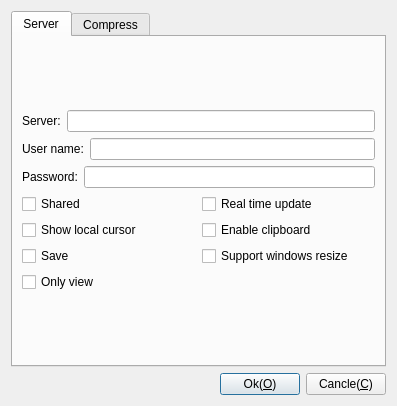
<?xml version="1.0" encoding="UTF-8"?>
<ui version="4.0">
 <class>CDlgSettings</class>
 <widget class="QDialog" name="CDlgSettings">
  <property name="geometry">
   <rect>
    <x>0</x>
    <y>0</y>
    <width>397</width>
    <height>406</height>
   </rect>
  </property>
  <property name="windowTitle">
   <string>Setting TigerVNC</string>
  </property>
  <layout class="QGridLayout" name="gridLayout_4">
   <item row="0" column="0">
    <widget class="QTabWidget" name="tabWidget">
     <property name="currentIndex">
      <number>0</number>
     </property>
     <widget class="QWidget" name="Server">
      <attribute name="title">
       <string>Server</string>
      </attribute>
      <layout class="QGridLayout" name="gridLayout_5">
       <item row="1" column="0">
        <layout class="QHBoxLayout" name="horizontalLayout_3">
         <item>
          <widget class="QLabel" name="label">
           <property name="text">
            <string>Server:</string>
           </property>
          </widget>
         </item>
         <item>
          <widget class="QLineEdit" name="leServer">
           <property name="text">
            <string/>
           </property>
          </widget>
         </item>
        </layout>
       </item>
       <item row="3" column="0">
        <layout class="QHBoxLayout" name="horizontalLayout_2">
         <item>
          <widget class="QLabel" name="label_3">
           <property name="text">
            <string>Password:</string>
           </property>
          </widget>
         </item>
         <item>
          <widget class="QLineEdit" name="lePassword">
           <property name="inputMask">
            <string/>
           </property>
           <property name="text">
            <string/>
           </property>
           <property name="echoMode">
            <enum>QLineEdit::Password</enum>
           </property>
          </widget>
         </item>
        </layout>
       </item>
       <item row="2" column="0">
        <layout class="QHBoxLayout" name="horizontalLayout">
         <item>
          <widget class="QLabel" name="label_2">
           <property name="text">
            <string>User name:</string>
           </property>
          </widget>
         </item>
         <item>
          <widget class="QLineEdit" name="leName"/>
         </item>
        </layout>
       </item>
       <item row="6" column="0">
        <layout class="QGridLayout" name="gridLayout">
         <item row="0" column="0">
          <widget class="QCheckBox" name="cbSave">
           <property name="text">
            <string>Save</string>
           </property>
          </widget>
         </item>
         <item row="0" column="1">
          <widget class="QCheckBox" name="cbResizeWindows">
           <property name="text">
            <string>Support windows resize</string>
           </property>
          </widget>
         </item>
        </layout>
       </item>
       <item row="0" column="0">
        <spacer name="verticalSpacer">
         <property name="orientation">
          <enum>Qt::Vertical</enum>
         </property>
         <property name="sizeHint" stdset="0">
          <size>
           <width>20</width>
           <height>40</height>
          </size>
         </property>
        </spacer>
       </item>
       <item row="4" column="0">
        <layout class="QHBoxLayout" name="horizontalLayout_7">
         <item>
          <widget class="QCheckBox" name="cbShared">
           <property name="text">
            <string>Shared</string>
           </property>
          </widget>
         </item>
         <item>
          <widget class="QCheckBox" name="cbRealTimeUpdate">
           <property name="text">
            <string>Real time update</string>
           </property>
          </widget>
         </item>
        </layout>
       </item>
       <item row="5" column="0">
        <layout class="QHBoxLayout" name="horizontalLayout_8">
         <item>
          <widget class="QCheckBox" name="cbLocalCursor">
           <property name="text">
            <string>Show local cursor</string>
           </property>
          </widget>
         </item>
         <item>
          <widget class="QCheckBox" name="cbClipboard">
           <property name="text">
            <string>Enable clipboard</string>
           </property>
          </widget>
         </item>
        </layout>
       </item>
       <item row="8" column="0">
        <spacer name="verticalSpacer_2">
         <property name="orientation">
          <enum>Qt::Vertical</enum>
         </property>
         <property name="sizeHint" stdset="0">
          <size>
           <width>20</width>
           <height>40</height>
          </size>
         </property>
        </spacer>
       </item>
       <item row="7" column="0">
        <widget class="QCheckBox" name="cbOnlyView">
         <property name="text">
          <string>Only view</string>
         </property>
        </widget>
       </item>
      </layout>
     </widget>
     <widget class="QWidget" name="Compress">
      <attribute name="title">
       <string>Compress</string>
      </attribute>
      <layout class="QGridLayout" name="gridLayout_2">
       <item row="1" column="1">
        <widget class="QGroupBox" name="gpColorLevel">
         <property name="title">
          <string>Color level</string>
         </property>
         <layout class="QFormLayout" name="formLayout">
          <item row="1" column="0">
           <widget class="QRadioButton" name="rbFull">
            <property name="text">
             <string>Full</string>
            </property>
           </widget>
          </item>
          <item row="3" column="0">
           <widget class="QRadioButton" name="rbLow">
            <property name="text">
             <string>Low</string>
            </property>
           </widget>
          </item>
          <item row="2" column="0">
           <widget class="QRadioButton" name="rbMeduim">
            <property name="text">
             <string>Meduim</string>
            </property>
           </widget>
          </item>
          <item row="4" column="0">
           <widget class="QRadioButton" name="rbVeryLow">
            <property name="text">
             <string>Very low</string>
            </property>
           </widget>
          </item>
         </layout>
        </widget>
       </item>
       <item row="3" column="1">
        <layout class="QHBoxLayout" name="horizontalLayout_5">
         <item>
          <widget class="QSpinBox" name="spCompressLevel">
           <property name="maximum">
            <number>9</number>
           </property>
           <property name="value">
            <number>0</number>
           </property>
          </widget>
         </item>
         <item>
          <widget class="QLabel" name="label_5">
           <property name="text">
            <string>0=fast, 9=best</string>
           </property>
          </widget>
         </item>
        </layout>
       </item>
       <item row="4" column="0" colspan="2">
        <layout class="QHBoxLayout" name="horizontalLayout_6">
         <item>
          <widget class="QCheckBox" name="cbJPEG">
           <property name="text">
            <string>Enable JPEG compress</string>
           </property>
          </widget>
         </item>
         <item>
          <widget class="QSpinBox" name="spJPEGLevel">
           <property name="maximum">
            <number>9</number>
           </property>
          </widget>
         </item>
         <item>
          <widget class="QLabel" name="label_4">
           <property name="text">
            <string>0=Worst, 9=best</string>
           </property>
          </widget>
         </item>
        </layout>
       </item>
       <item row="1" column="0" rowspan="3">
        <widget class="QGroupBox" name="gpEncodeing">
         <property name="title">
          <string>preferred Encoding</string>
         </property>
         <layout class="QGridLayout" name="gridLayout_3">
          <item row="0" column="0">
           <widget class="QRadioButton" name="rbTight">
            <property name="text">
             <string>Tight</string>
            </property>
           </widget>
          </item>
          <item row="2" column="0">
           <widget class="QRadioButton" name="rbHextile">
            <property name="text">
             <string>Hextile</string>
            </property>
           </widget>
          </item>
          <item row="6" column="0">
           <widget class="QRadioButton" name="rbRaw">
            <property name="text">
             <string>Raw</string>
            </property>
           </widget>
          </item>
          <item row="1" column="0">
           <widget class="QRadioButton" name="rbZRLE">
            <property name="text">
             <string>ZRLE</string>
            </property>
           </widget>
          </item>
          <item row="3" column="0">
           <widget class="QRadioButton" name="rbCoRRE">
            <property name="text">
             <string>CoRRE</string>
            </property>
           </widget>
          </item>
          <item row="4" column="0">
           <widget class="QRadioButton" name="rbRRE">
            <property name="text">
             <string>RRE</string>
            </property>
           </widget>
          </item>
          <item row="5" column="0">
           <widget class="QRadioButton" name="rbCopyRect">
            <property name="text">
             <string>copyRect</string>
            </property>
           </widget>
          </item>
         </layout>
        </widget>
       </item>
       <item row="2" column="1">
        <widget class="QCheckBox" name="cbCompress">
         <property name="text">
          <string>Compress level:</string>
         </property>
        </widget>
       </item>
       <item row="0" column="0">
        <widget class="QCheckBox" name="cbCompressAutoSelect">
         <property name="text">
          <string>Auto select</string>
         </property>
        </widget>
       </item>
      </layout>
     </widget>
    </widget>
   </item>
   <item row="1" column="0">
    <layout class="QHBoxLayout" name="horizontalLayout_4">
     <item>
      <spacer name="horizontalSpacer">
       <property name="orientation">
        <enum>Qt::Horizontal</enum>
       </property>
       <property name="sizeHint" stdset="0">
        <size>
         <width>40</width>
         <height>20</height>
        </size>
       </property>
      </spacer>
     </item>
     <item>
      <widget class="QPushButton" name="pushButton">
       <property name="text">
        <string>Ok(&amp;O)</string>
       </property>
      </widget>
     </item>
     <item>
      <widget class="QPushButton" name="pushButton_2">
       <property name="text">
        <string>Cancle(&amp;C)</string>
       </property>
      </widget>
     </item>
    </layout>
   </item>
  </layout>
 </widget>
 <resources/>
 <connections/>
</ui>
